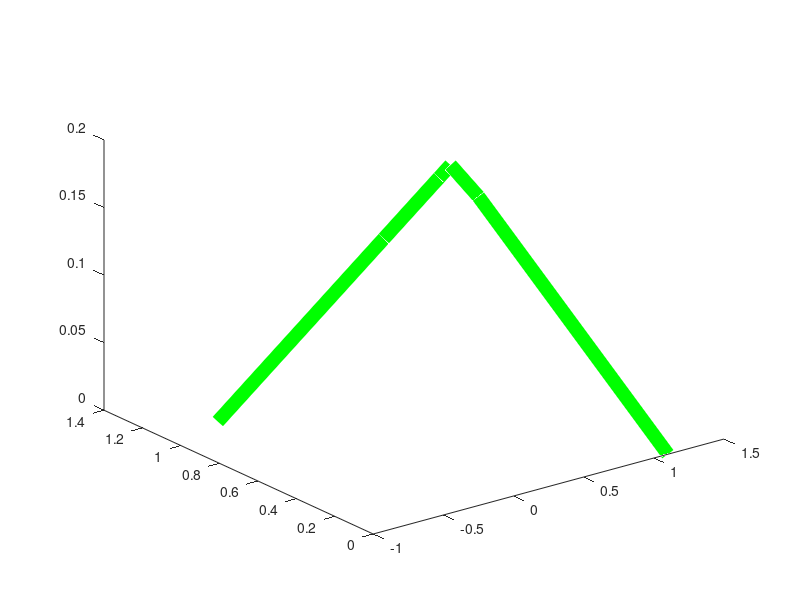

Source code (MATLAB):

points=[1.1   0   0;
 1.01476 0.923142  0.13269;
0.987347  1.04804 0.148601;
0.908742  1.05061 0.141243;
0.532136  1.06294 0.105986;
-0.6  1.1    0];

plot3(points(:,1),points(:,2),points(:,3),'g','LineWidth',10)